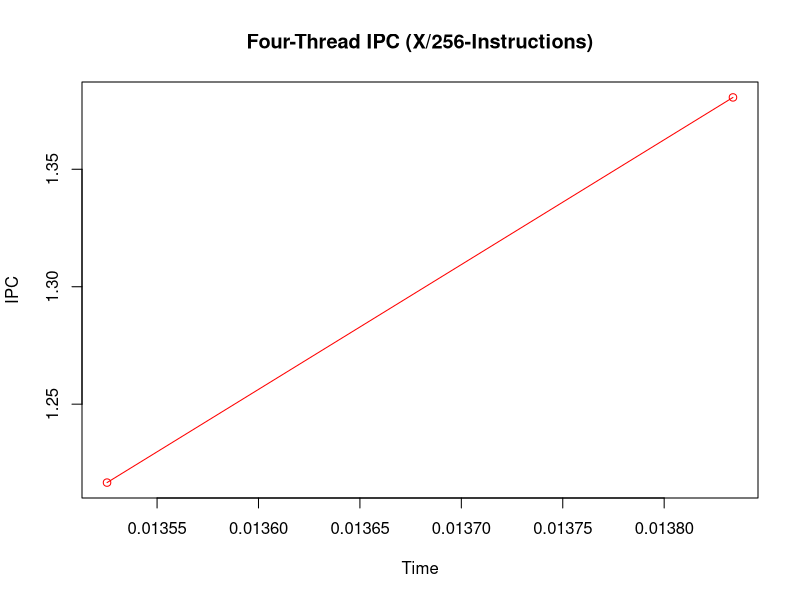
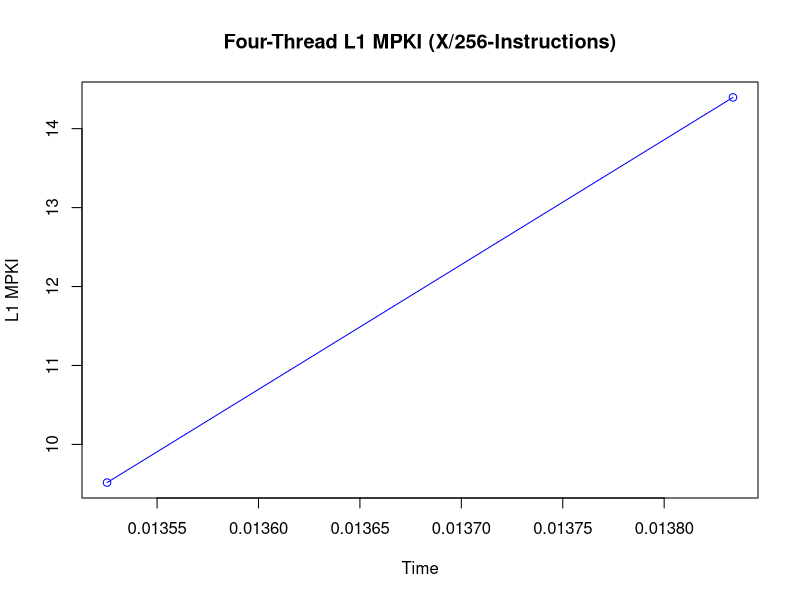
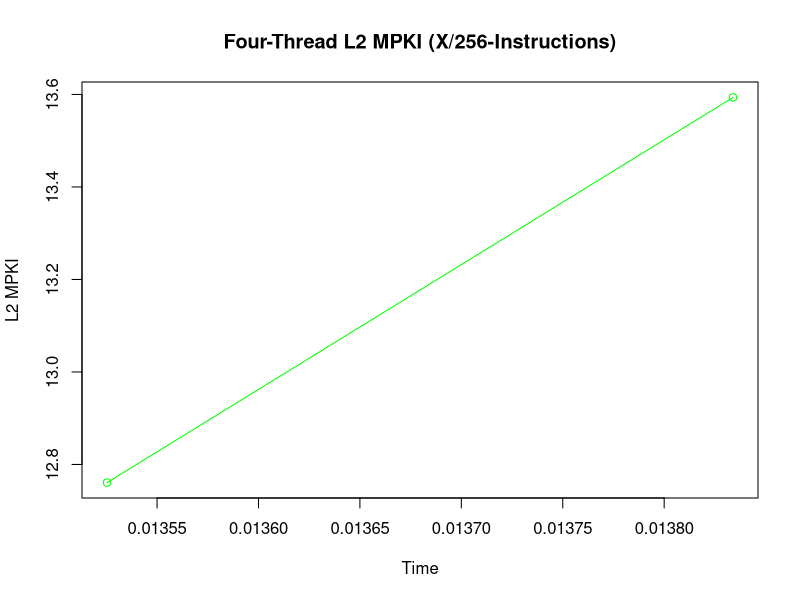
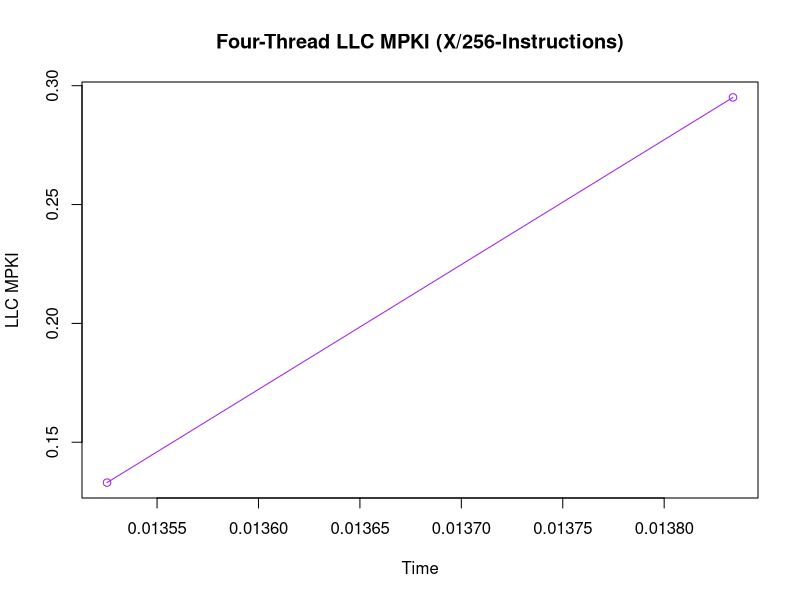
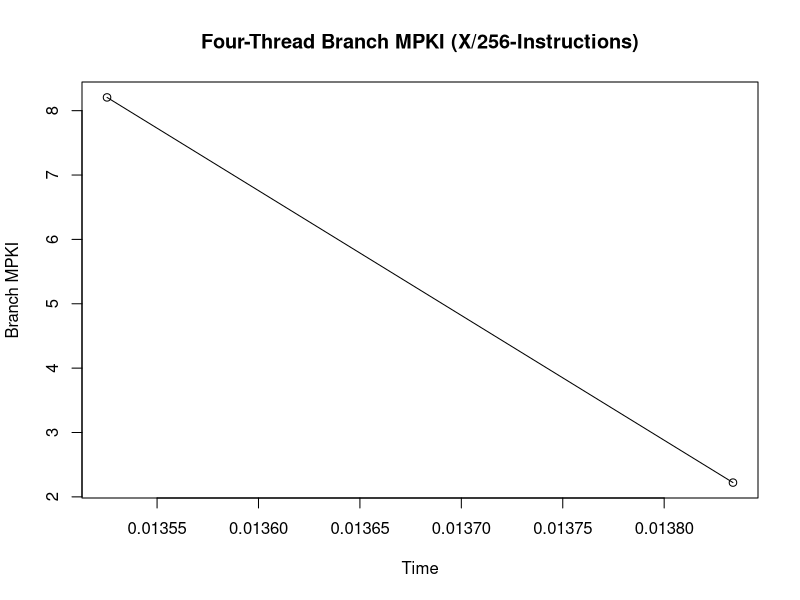

These figures' R source, in order:
#-----------------------------------------------------------------------------------------------------------------
# Four Thread (X/256)
#-----------------------------------------------------------------------------------------------------------------

data <- read.csv("four_thread_saliency_run_D256.csv")

data$Timestamp <- as.character(data$Timestamp)
data$Timestamp[which(data$Timestamp=="<not counted>")] <- "0"
data$Timestamp <- as.numeric(data$Timestamp)

data$instructions <- as.character(data$instructions)
data$instructions[which(data$instructions=="<not counted>")] <- "0"
data$instructions <- as.numeric(data$instructions)

data$cpu.cycles <- as.character(data$cpu.cycles)
data$cpu.cycles[which(data$cpu.cycles=="<not counted>")] <- "0"
data$cpu.cycles <- as.numeric(data$cpu.cycles)

data$L1.dcache.load.misses <- as.character(data$L1.dcache.load.misses)
data$L1.dcache.load.misses[which(data$L1.dcache.load.misses=="<not counted>")] <- "0"
data$L1.dcache.load.misses <- as.numeric(data$L1.dcache.load.misses)

data$l2_rqsts.miss <- as.character(data$l2_rqsts.miss)
data$l2_rqsts.miss[which(data$l2_rqsts.miss=="<not counted>")] <- "0"
data$l2_rqsts.miss <- as.numeric(data$l2_rqsts.miss)

data$LLC.load.misses <- as.character(data$LLC.load.misses)
data$LLC.load.misses[which(data$LLC.load.misses=="<not counted>")] <- "0"
data$LLC.load.misses <- as.numeric(data$LLC.load.misses)

data$branch.misses <- as.character(data$branch.misses)
data$branch.misses[which(data$branch.misses=="<not counted>")] <- "0"
data$branch.misses <- as.numeric(data$branch.misses)

#-----------------------------------------------------------------------------------------------------------------
# Four Thread IPC Plott (X/256)
#-----------------------------------------------------------------------------------------------------------------

IPC = data$instructions/data$cpu.cycles
plot(IPC ~ data$Timestamp, type="o", col="red", main="Four-Thread IPC (X/256-Instructions)", xlab="Time", ylab="IPC")
#par(new = TRUE) #Plots the next graph on the same graph

#-----------------------------------------------------------------------------------------------------------------
# Four Thread L1 MPKI Plot (X/256)
#-----------------------------------------------------------------------------------------------------------------

L2MPKI = (data$L1.dcache.load.misses)/(data$instructions/1000)
plot(L2MPKI ~ data$Timestamp, type="o", col="blue", main="Four-Thread L1 MPKI (X/256-Instructions)", xlab="Time", ylab="L1 MPKI")

#-----------------------------------------------------------------------------------------------------------------
# Four Thread L2 MPKI Plot (X/256)
#-----------------------------------------------------------------------------------------------------------------

L2MPKI = (data$l2_rqsts.miss)/(data$instructions/1000)
plot(L2MPKI ~ data$Timestamp, type="o", col="green", main="Four-Thread L2 MPKI (X/256-Instructions)", xlab="Time", ylab="L2 MPKI")

#-----------------------------------------------------------------------------------------------------------------
# Four Thread LLC MPKI Plot (X/256)
#-----------------------------------------------------------------------------------------------------------------

LLCMPKI = (data$LLC.load.misses)/(data$instructions/1000)
plot(LLCMPKI ~ data$Timestamp, type="o", col="purple", main="Four-Thread LLC MPKI (X/256-Instructions)", xlab="Time", ylab="LLC MPKI")

#-----------------------------------------------------------------------------------------------------------------
# Four Thread Branch MPKI Plot (X/256)
#-----------------------------------------------------------------------------------------------------------------

BranchMPKI= (data$branch.misses)/(data$instructions/1000)
plot(BranchMPKI ~ data$Timestamp, type="o", col="black", main="Four-Thread Branch MPKI (X/256-Instructions)", xlab="Time", ylab="Branch MPKI")

